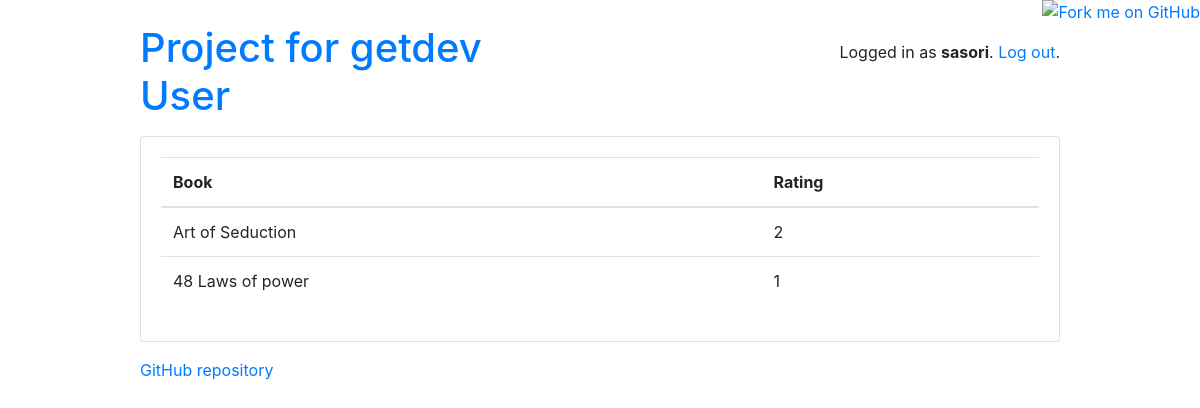
Screenshot of /books/ (signed in) with the database file from the repository.
### api/models.py (models this page shows, shortened)
class Users(AbstractUser):
    is_admin = models.BooleanField(default=False)
    is_users = models.BooleanField(default=False)

class Books(models.Model):
    book = models.CharField(max_length=200)
    rating = models.IntegerField(default=0)

### api/views.py (the view)
# urls.py: path('books/', views.book_list, name='book_list'),
def book_list(request):
    books = Books.objects.all()
    context = {'books': books}
    return render(request, 'books/book_list.html', context)

### api/templates/books/book_list.html (shortened to what this page needs)
{% extends 'base.html' %}
{% block content %}
{% if books  %}
<table class="table">
    <thead>
        <tr>
            <th>Book</th>
            <th>Rating</th>
        </tr>
    </thead>
    <tbody>
        {% for book in books %}
        <tr>
            <td>{{book.book}}</td>
            <td>{{book.rating}}</td>
        </tr>
        {% endfor %}
    </tbody>
</table>
{% else %}
<h2>No books </h2>
{% endif %}
{% endblock %}

### api/templates/base.html (shortened to what this page needs)
{% load static %}<!doctype html>
<html lang="en">
  <head>
    <link rel="stylesheet" type="text/css" href="{% static 'css/bootstrap.min.css' %}">
  </head>
  <body>
    <a href="https://github.com/sibtc/django-multiple-user-types-example"><img style="position: absolute; top: 0; right: 0; border: 0;" src="https://camo.githubusercontent.com/38ef81f8aca64bb9a64448d0d70f1308ef5341ab/68747470733a2f2f73332e616d617a6f6e6177732e636f6d2f6769746875622f726962626f6e732f666f726b6d655f72696768745f6461726b626c75655f3132313632312e706e67" alt="Fork me on GitHub" data-canonical-src="https://s3.amazonaws.com/github/ribbons/forkme_right_darkblue_121621.png"></a>
    <div class="container my-4">
      <div class="row justify-content-center">
        <div class="col-md-10 col-sm-12">
          <div class="row">
            <div class="col-6">
              <h1 class="logo">
                <a href="{% url 'index' %}">
                  Project for getdev
                  {% if user.is_authenticated %}
                    {% if user.is_admin %}
                      <span class="icon-feather" data-toggle="tooltip" data-placement="right" title="Teacher profile"></span>
                      <p>Admin</p>
                    {% else %}
                      <p>User</p>
                    {% endif %}
                  {% endif %}
                </a>
              </h1>
            </div>
            <div class="col-6 text-right">
              {% if user.is_authenticated %}
                <p class="pt-3">Logged in as <strong>{{ user.username }}</strong>. <a href="{% url 'logout' %}">Log out</a>.</p>
              {% else %}
                <a href="{% url 'login' %}" class="btn btn-light" role="button">Log in</a>
                {% comment %} <a href="{% url 'signup' %}" class="btn btn-primary" role="button">Sign up</a> {% endcomment %}
              {% endif %}
            </div>
          </div>
          <div class="card mb-3">
            <div class="card-body">
              {% block content %}
              {% endblock %}
            </div>
          </div>
          <footer>
            <a href="https://github.com/sibtc/django-multiple-user-types-example">GitHub repository</a>
          </footer>
        </div>
      </div>
    </div>
  </body>
</html>

### rows the page displays
Users: username "sasori"
Books: book "Art of Seduction", rating "2"
Books: book "48 Laws of power", rating "1"
